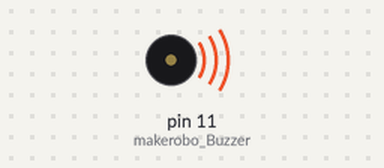
The program below on a simulated Raspberry Pi (header pin numbers). On the bench: buzzer (waves = sounding).

Above: at 0.1 s.
Timing chart, 0 to 40.0 s (numbered marks = the images above):
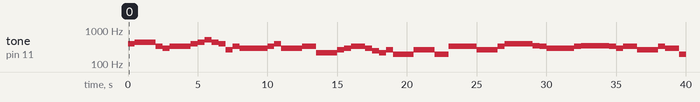

The program:

09WuyrFgmkqi.py
```python
#!/usr/bin/env python3
# -*- coding: utf-8 -*-
# －－－－湖南创乐博智能科技有限公司－－－－
#  文件名：09_passive_buzzer.py
#  版本：V2.0
#  author: zhulin
#  说明：无源蜂鸣器实验
#  这是一个无源蜂鸣器模块的程序
#  它可以播放简单的歌曲。
#  你可以尝试自己创作歌曲!
#####################################################
import RPi.GPIO as GPIO
import time

makerobo_Buzzer = 11  # 无源蜂鸣器管脚定义

# 音谱定义
Tone_CL = [0, 131, 147, 165, 175, 196, 211, 248]  # 低C音符的频率
Tone_CM = [0, 262, 294, 330, 350, 393, 441, 495]  # 中C音的频率
Tone_CH = [0, 525, 589, 661, 700, 786, 882, 990]  # 高C音符的频率

# 第一首歌音谱
makerobo_song_1 = [Tone_CM[3], Tone_CM[5], Tone_CM[6], Tone_CM[3], Tone_CM[2], Tone_CM[3], Tone_CM[5], Tone_CM[6],
                   Tone_CH[1], Tone_CM[6], Tone_CM[5], Tone_CM[1], Tone_CM[3], Tone_CM[2], Tone_CM[2], Tone_CM[3],
                   Tone_CM[5], Tone_CM[2], Tone_CM[3], Tone_CM[3], Tone_CL[6], Tone_CL[6], Tone_CL[6], Tone_CM[1],
                   Tone_CM[2], Tone_CM[3], Tone_CM[2], Tone_CL[7], Tone_CL[6], Tone_CM[1], Tone_CL[5]]
# 第1首歌的节拍，1表示1/8拍
makerobo_beat_1 = [1, 1, 3, 1, 1, 3, 1, 1,
                   1, 1, 1, 1, 1, 1, 3, 1,
                   1, 3, 1, 1, 1, 1, 1, 1,
                   1, 2, 1, 1, 1, 1, 1, 1,
                   1, 1, 3]
# 第二首歌音谱
makerobo_song_2 = [Tone_CM[1], Tone_CM[1], Tone_CM[1], Tone_CL[5], Tone_CM[3], Tone_CM[3], Tone_CM[3], Tone_CM[1],
                   Tone_CM[1], Tone_CM[3], Tone_CM[5], Tone_CM[5], Tone_CM[4], Tone_CM[3], Tone_CM[2], Tone_CM[2],
                   Tone_CM[3], Tone_CM[4], Tone_CM[4], Tone_CM[3], Tone_CM[2], Tone_CM[3], Tone_CM[1], Tone_CM[1],
                   Tone_CM[3], Tone_CM[2], Tone_CL[5], Tone_CL[7], Tone_CM[2], Tone_CM[1]]

# 第2首歌的节拍，1表示1/8拍
makerobo_beat_2 = [1, 1, 2, 2, 1, 1, 2, 2,
                   1, 1, 2, 2, 1, 1, 3, 1,
                   1, 2, 2, 1, 1, 2, 2, 1,
                   1, 2, 2, 1, 1, 3]


# GPIO设置函数
def makerobo_setup():
    GPIO.setmode(GPIO.BOARD)  # 采用实际的物理管脚给GPIO口
    GPIO.setwarnings(False)  # 关闭GPIO警告提示
    GPIO.setup(makerobo_Buzzer, GPIO.OUT)  # 设置无源蜂鸣器管脚为输出模式
    global makerobo_Buzz  # 指定一个全局变量来替换gpi.pwm
    makerobo_Buzz = GPIO.PWM(makerobo_Buzzer, 440)  # 设置初始频率为440。
    makerobo_Buzz.start(50)  # 按50%工作定额启动蜂鸣器引脚。


# 循环函数
def makerobo_loop():
    while True:
        #    播放第一首歌音乐...
        for i in range(1, len(makerobo_song_1)):  # 播放第一首歌
            makerobo_Buzz.ChangeFrequency(makerobo_song_1[i])  # 设置歌曲音符的频率
            time.sleep(makerobo_beat_1[i] * 0.5)  # 延迟一个节拍* 0.5秒的音符
        time.sleep(1)  # 等待下一首歌。

        #    播放第二首歌音乐...
        for i in range(1, len(makerobo_song_2)):  # 播放第二首歌
            makerobo_Buzz.ChangeFrequency(makerobo_song_2[i])  # 设置歌曲音符的频率
            time.sleep(makerobo_beat_2[i] * 0.5)  # 延迟一个节拍* 0.5秒的音符


# 释放资源函数
def makerobo_destory():
    makerobo_Buzz.stop()  # 停止蜂鸣器
    GPIO.output(makerobo_Buzzer, 1)  # 设置蜂鸣器管脚为高电平
    GPIO.cleanup()  # 释放资源


# 程序入口
if __name__ == '__main__':
    makerobo_setup()
    try:
        makerobo_loop()
    except KeyboardInterrupt:  # 当按下Ctrl+C时，将执行destroy()子程序。
        makerobo_destory()  # 释放资源
```

Measured:
- by itself, tone on pin 11 (makerobo_Buzzer): plays 393 Hz for 0.50 s, 441 Hz for 1.5 s, 330 Hz for 0.50 s, 294 Hz for 0.50 s, 330 Hz for 1.5 s, 393 Hz for 0.50 s … (44 notes in this stretch)
